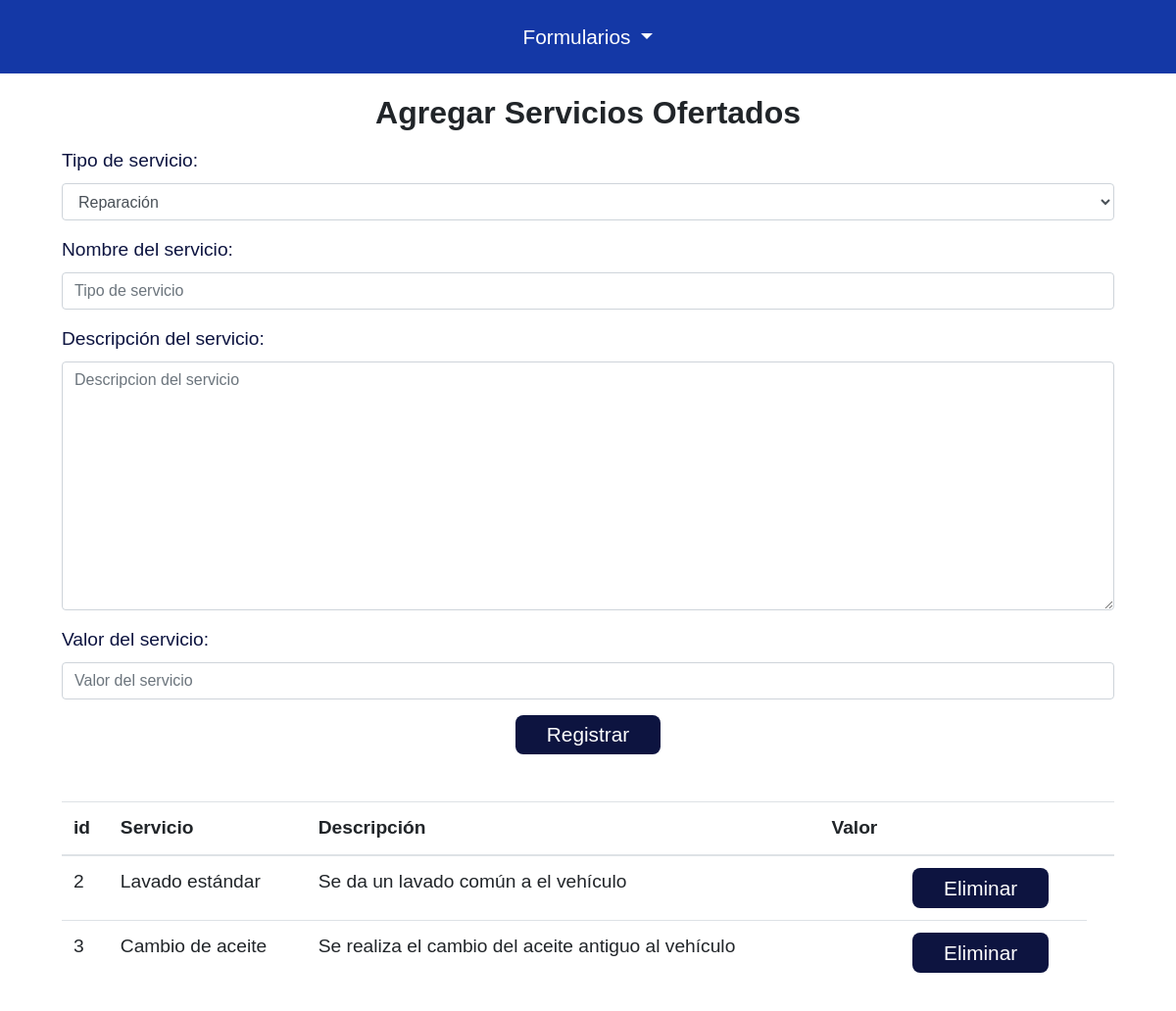
/admin/servicios/form_servicios.php (signed in), run on the app's committed database.
### tables this page shows
CREATE TABLE `tblservicios_ofertados` (
  `Id_Servicio` int(11) NOT NULL,
  `Tipo_Servicio` varchar(50) DEFAULT NULL,
  `Servicio` varchar(100) DEFAULT NULL,
  `Descripcion` varchar(200) DEFAULT NULL,
  `Valor` float(8,2) DEFAULT NULL
);

### admin/servicios/form_servicios.php (the view, shortened to what this page needs)
<?php
    require_once "../../conexion.php";
?>
<!DOCTYPE html>
<html lang="es">
<head>
    <link rel="stylesheet" href="https://cdn.jsdelivr.net/npm/bootstrap@4.5.3/dist/css/bootstrap.min.css">
    <link rel="stylesheet" href="../../css/estilos.css">
    <link href="https://unpkg.com/ionicons@4.5.10-0/dist/css/ionicons.min.css" rel="stylesheet">
</head>
<body>
<section class="fixed-top">
        <nav class="navbar navbar-expand-lg navbar-light bg-nav">
            <div class="col-12 btn-group btn-block text-center">
                <button type="button" class="btn btn-invi dropdown-toggle" data-toggle="dropdown" data-display="static"
                    aria-haspopup="true" aria-expanded="false">
                    Formularios
                </button>
            </div>
        </nav>
    </section>
        <div class="container formularios col-12 mt-5 p-sm-5">
        <div class="container">
            <div class="stinky text-center mb-3">
                <h2 class="">Agregar Servicios Ofertados</h2>
            </div>
        <form action="insertar_servicios.php" name="add_form" method="post">
            <div class="form-group">
                <label> Tipo de servicio: </label>
                <select class="form-control" name="Tipo_Servicio" id="Tipo_Servicio">
                    <option value="Reparacion">Reparación</option>
                </select>
            </div>
            <div class="form-group">
                <label> Nombre del servicio: </label>
                <input type="text" id="Servicio" name="Servicio" class="form-control" placeholder="Tipo de servicio">
            </div>
            <div class="form-group">
                <label> Descripción del servicio: </label>
                <textarea id="Descripcion" name="Descripcion" class="form-control" cols="30" rows="10" placeholder="Descripcion del servicio"></textarea>
            </div>
            <div class="form-group">
                <label> Valor del servicio: </label>
                <input type="text" class="form-control" id="Valor" name="Valor" placeholder="Valor del servicio">
            </div>
            <div class="form-group text-center mb-5">
                    <button type="button" class="btn btn-color btn-servicio">Registrar</button>
                </div>
        </form>
        <div class="mt-4">
            <table class="table table-hover">
                <thead class="thead">
                    <th>id</th>
                    <th>Servicio</th>
                    <th>Descripción</th>
                    <th>Valor</th>
                    <th></th>
                    <th></th>
                </thead>
                <?php
                $sel = $conn ->query("SELECT * FROM tblservicios_ofertados ");
                while ($fila = $sel -> fetch_assoc()) {
                ?>
                <tr>
                    <td><?php echo $fila['Id_Servicio'] ?></td>
                    <td><?php echo $fila['Servicio'] ?></td>
                    <td><?php echo $fila['Descripcion'] ?></td>
                    <td><?php echo $fila['Valor'] ?></td>
                    <td><a href="#" onclick="preguntar(<?php echo $fila['Id_Servicio']?>)"><button class="btn btn-color">Eliminar</button></a></td>
                </tr>
                <?php } ?>
            </table>
        </div>
    </div>
</body>
</html>

### css/estilos.css (style rules this page uses)
* { max-width: 100%; margin: 0; }
body { font-size: 1.2rem; font-family: 'Montserrat', sans-serif; }
label { color: #0D1440; }
h1, h2, h3 { font-weight: 900; }
.btn-color { background-color: #0D1440; color: #ffffff; border: none; font-size: 1.3rem; padding: 0.3rem 2rem; border-radius: 0.5rem; }
.btn-invi { background-color: rgba(0, 0, 0, 0); color: #ffffff; border: none; font-size: 1.3rem; border-radius: 0.5rem; }
.navbar { padding: 1rem; }
.bg-nav { background-color: #1438A6; }
.formularios { width: 100%; margin-top: 2rem; }

### data on the page
tblservicios_ofertados: Id_Servicio "2", Servicio "Lavado estándar", Descripcion "Se da un lavado común a el vehículo"
tblservicios_ofertados: Id_Servicio "3", Servicio "Cambio de aceite", Descripcion "Se realiza el cambio del aceite antiguo al vehículo"
